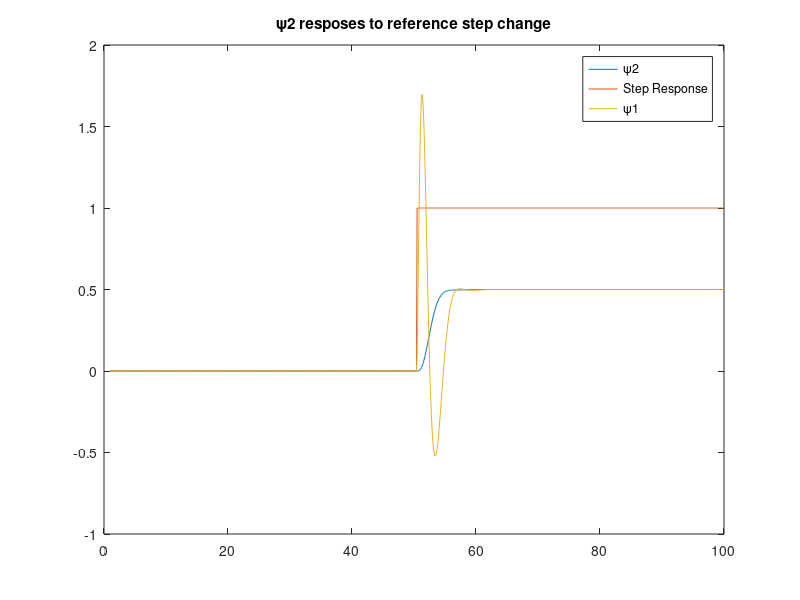
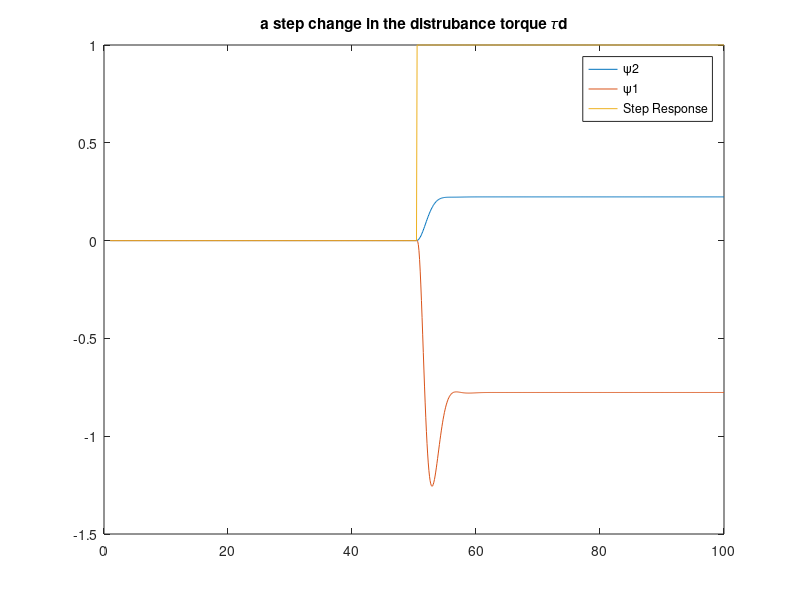
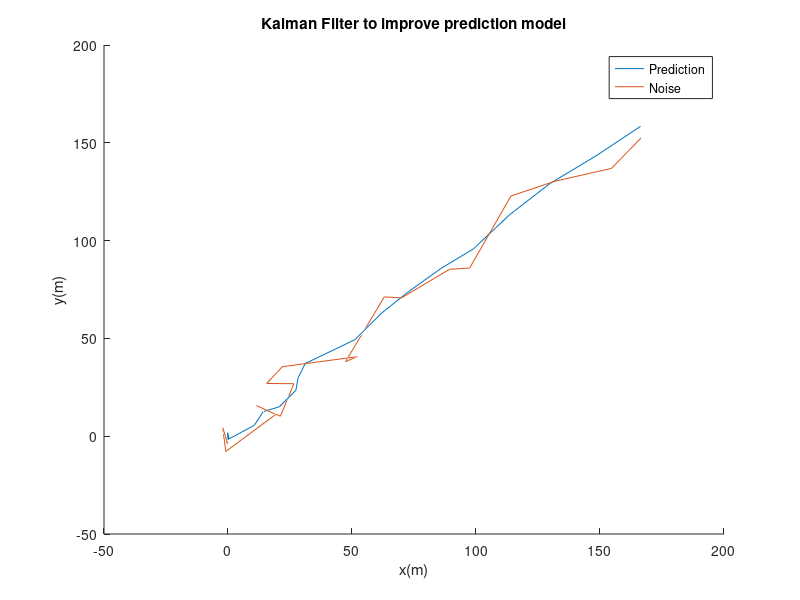

Recreate these plots in MATLAB, in order.
clear;
close all;

%% Question 1-b 

K = 1; C = 0.1; J1 = 10/9; J2 = 10;
w0 = sqrt(K*(J1+J2)/(J1*J2));

A = [0, 0, w0, 0;...
    0, 0, 0, w0;...
    -K/(J1*w0), K/(J1*w0), -C/J1, C/J1;...
    K/(J2*w0), -K/(J2*w0), C/J2, -C/J2];
eig(A);
%% Question 1-c

tau_d = (1-0)*rand(1,1) + 0;
B = [0,0,1/(J1*w0),0]';
poles = [-2,-1,-1+1i, -1-1i];
Kc = place(A, B, poles)
%xdot = (A-BKc)*X + disturbance

%% Question 1-d
psi1 = 0; psi2 = 0; psi1_dot = 0; psi2_dot = 0;
dt = 0.1;
times  = 1:dt:100;
psi2_ref = 0*ones(1,length(times));
psi2_ref(length(times)/2:end) = 1; 

% x_dot(:,1) = zeros(4,1);
x(:,1) = [psi1, psi2-psi2_ref(1), psi1_dot/w0, psi2_dot/w0];

temp_v = [];
temp_vv = [];
M = (A-B*Kc);
C = [1, 0, 0, 0; 0, 1, 0, 0];
K1 = -(1/(C*inv(M)*B));
K1 = [K1(2), K1(1)];
for i = 1:length(times)   
    x_dot(:,i) = M*[psi1, psi2, psi1_dot/w0, psi2_dot/w0]' + B*K1*[0,psi2_ref(i)]';
%     + [0;0;0;(tau_d/(J2*w0))];

    temp     = x_dot(:,i);
    psi1     = psi1 + temp(1)*dt + 0.5*w0*temp(3)*dt^2;
    psi2     = psi2 + temp(2)*dt + 0.5*w0*temp(4)*dt^2;
    temp_v   = [temp_v, psi2];
    temp_vv = [temp_vv, psi1];

    psi1_dot = psi1_dot + w0*temp(3)*dt;
    psi2_dot = psi2_dot + w0*temp(4)*dt;

end
figure;

plot(times,temp_v); 
hold on
plot(times,psi2_ref)
plot(times, temp_vv)
legend('ψ2','Step Response','ψ1')
title('ψ2 resposes to reference step change')

%% Question 1-d
psi1 = 0; psi2 = 0; psi1_dot = 0; psi2_dot = 0;
dt = 0.1;
times  = 1:dt:100;
taud_ref = 0*ones(1,length(times));
taud_ref(length(times)/2:end) = 1; 

% x_dot(:,1) = zeros(4,1);
x(:,1) = [psi1, psi2-psi2_ref(1), psi1_dot/w0, psi2_dot/w0];

temp_v = [];
temp_vv = [];

M = (A-B*Kc);
C = [1, 0, 0, 0; 0, 1, 0, 0];
K1 = -(1/(C*inv(M)*B));
K1 = [K1(2), K1(1)];
for i = 1:length(times)   
    x_dot(:,i) = M*[psi1, psi2, psi1_dot/w0, psi2_dot/w0]' + [0;0;0;(taud_ref(i)/(J2*w0))];

    temp     = x_dot(:,i);
    psi1     = psi1 + temp(1)*dt + 0.5*w0*temp(3)*dt^2;
    psi2     = psi2 + temp(2)*dt + 0.5*w0*temp(4)*dt^2;
    temp_v   = [temp_v, psi2];
    temp_vv = [temp_vv, psi1];
    

    psi1_dot = psi1_dot + w0*temp(3)*dt;
    psi2_dot = psi2_dot + w0*temp(4)*dt;

end
figure;    
plot(times,temp_v); 
hold on
plot(times,temp_vv);
plot(times, taud_ref)
legend('ψ2','ψ1','Step Response')
title('a step change in the distrubance torque 𝜏d')


%% Question 2-c
data = load('ydata.txt');
dt = 1; M = 0.01; numit = 20;
% define state space eqtn
A = [eye(3), eye(3)*dt;
    zeros(3), eye(3)];
B = [(dt^2/(2*M))*eye(3);
    (dt/M)*eye(3)];
u = [0.01,0.01,0.01]';
Rv = diag([10^-5,10^-5,10^-5]);
Rw = diag([50,50,50]);
% initialize state x, cov P, y, z, H, S, K
x = zeros(6,numit); x_hat = zeros(6,numit);
P = zeros(6,6*numit); P_hat = zeros(6,6*numit);
P(:,1:6) = diag([50,50,50,10,10,10]);
P_hat(:,1:6) = diag([50,50,50,10,10,10]);
y = zeros(3,numit);
z = data';
H = [eye(3), zeros(3)];
S = zeros(3,3*numit);
K = zeros(6,3*numit);

for i = 1:numit-1
    %prediction
    x(:,i+1) = A*x_hat(:,i) + B*u;
    P(:, 6*i+1:6*i+6 ) = A*P_hat(:, 6*(i-1)+1:6*(i-1)+6)*A' + B*Rv*B';
    
    %update
    y(:,i+1) = z(:,i+1) - H*x(:,i+1);
    S(:,3*i+1:3*i+3 ) = H*P(:, 6*i+1:6*i+6 )*H' + Rw;
    K(:,3*i+1:3*i+3 ) = P(:, 6*i+1:6*i+6 ) * H' *  pinv(S(:,3*i+1:3*i+3 ));
    x_hat(:,i+1) = x(:,i+1) + K(:,3*i+1:3*i+3 )*y(:,i+1);
    x_hat_one = x_hat(:,i+1);
    P_hat(:, 6*i+1:6*i+6 ) = (eye(6)- K(:,3*i+1:3*i+3 )*H)*P(:, 6*i+1:6*i+6 ) ;

end

figure;
hold on
title("KF");
xlabel("x(m)");
ylabel("y(m)");
zlabel("z(m)");
plot3(x_hat(1,:),x_hat(2,:),x_hat(3,:));
plot3(data(:,1),data(:,2),data(:,3));
legend('Prediction', 'Noise')
title('Kalman Filter to improve prediction model')


x_hat(:,20)
P(:, 115:120)
